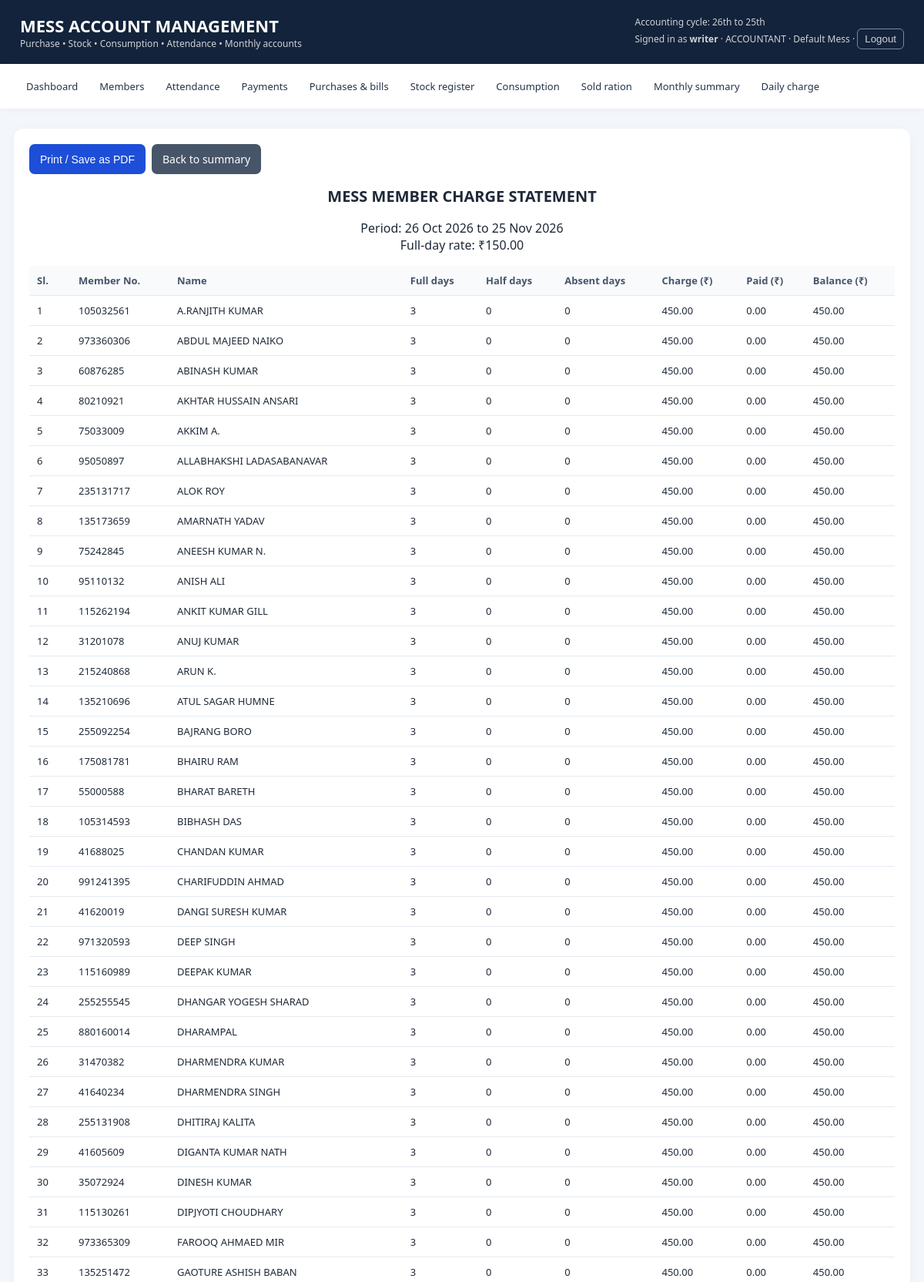
Page /summary/print/ (signed in, upper part) on the committed database.
### mess/models.py (models this page shows, shortened)
class UserMessAccess(models.Model):
    CO = "CO"
    OC = "OC"
    ACCOUNTANT = "ACCOUNTANT"
    ROLE_CHOICES = [
        (CO, "Commanding Officer (CO) – dashboards of assigned messes"),
        (OC, "Officer Commanding (OC) – dashboard of one assigned mess"),
        (ACCOUNTANT, "Accountant – full access to one assigned mess"),
    ]
    user = models.ForeignKey(settings.AUTH_USER_MODEL, on_delete=models.CASCADE, related_name="mess_accesses")
    mess = models.ForeignKey(Mess, on_delete=models.CASCADE, related_name="user_accesses")
    role = models.CharField(max_length=20, choices=ROLE_CHOICES)
    class Meta:
        constraints = [models.UniqueConstraint(fields=["user", "mess"], name="uniq_user_mess_access")]
        ordering = ["user__username", "mess__name"]

class Mess(models.Model):
    name = models.CharField(max_length=150, unique=True)
    code = models.CharField(max_length=30, unique=True, blank=True)
    address = models.TextField(blank=True)
    is_active = models.BooleanField(default=True)
    created_at = models.DateTimeField(auto_now_add=True)

class TenantModel(models.Model):
    mess = models.ForeignKey(Mess, on_delete=models.PROTECT, related_name="%(class)s_records")
    objects = TenantManager()
    all_objects = models.Manager()
    class Meta:
        abstract = True

class MessSetting(TenantModel):
    full_daily_charge = models.DecimalField(max_digits=9, decimal_places=2, default=0, help_text="Full-day charge per member")
    updated_at = models.DateTimeField(auto_now=True)
    @classmethod
    def current(cls):
        active_id = get_active_mess_id()
        if active_id:
            obj, _ = cls.objects.get_or_create(mess_id=active_id, defaults={"full_daily_charge": 0})
            return obj
        return cls.objects.order_by("mess_id").first() or cls(full_daily_charge=0)

class Member(TenantModel):
    member_no = models.CharField(max_length=30)
    name = models.CharField(max_length=150)
    designation = models.CharField(max_length=100, blank=True)
    active = models.BooleanField(default=True)
    joined_on = models.DateField(default=timezone.localdate)
    class Meta:
        ordering = ["name"]
        constraints = [models.UniqueConstraint(fields=["mess", "member_no"], name="uniq_member_no_per_mess")]

### mess/views.py (the view)
# urls.py: path("summary/", login_required(views.monthly_summary), name="monthly_summary"), path("summary/print/", login_required(views.print_charges), name="print_charges"),
def print_charges(request):
    today=timezone.localdate(); default_start,default_end=cycle_dates(today)
    try: start=date.fromisoformat(request.GET.get("start",default_start.isoformat())); end=date.fromisoformat(request.GET.get("end",default_end.isoformat()))
    except ValueError: start,end=default_start,default_end
    rows=[]
    for member in Member.objects.filter(active=True):
        attendances=Attendance.objects.filter(member=member,date__range=(start,end))
        full=attendances.filter(status="FULL").count(); half=attendances.filter(status="HALF").count(); absent=attendances.filter(status="ABSENT").count()
        charge=sum((a.charge for a in attendances),Decimal("0")); paid=Payment.objects.filter(member=member,date__range=(start,end)).aggregate(v=Sum("amount"))["v"] or Decimal("0")
        rows.append({"member":member,"full":full,"half":half,"absent":absent,"charge":charge,"paid":paid,"balance":charge-paid})
    return render(request,"mess/charges_print.html",{"rows":rows,"start":start,"end":end,"setting":MessSetting.current()})

### mess/models.py (called while the page is built)
def set_tenant_context(scope, active_mess_id=None):
    return (_tenant_scope.set(scope), _active_mess_id.set(active_mess_id))

def reset_tenant_context(tokens):
    _tenant_scope.reset(tokens[0])
    _active_mess_id.reset(tokens[1])

def get_active_mess_id():
    return _active_mess_id.get()

    def get_queryset(self):
        qs = super().get_queryset()
        scope = _tenant_scope.get()
        if scope is not None:
            return qs.filter(mess_id__in=scope)
        return qs

    @property
    def charge(self):
        if self.status == "FULL": return self.daily_charge
        if self.status == "HALF": return self.daily_charge / Decimal('2')
        return Decimal('0')

### mess/views.py (called while the page is built)
def cycle_dates(value):
    if value.day >= 26:
        start = value.replace(day=26)
        next_month = (value.replace(day=28) + timedelta(days=4)).replace(day=1)
        end = next_month.replace(day=25)
    else:
        prev_month_last = value.replace(day=1) - timedelta(days=1)
        start = prev_month_last.replace(day=26)
        end = value.replace(day=25)
    return start, end

### mess/templates/mess/charges_print.html
{% extends 'mess/base.html' %}{% block title %}Member Charges | Print{% endblock %}{% block content %}<div class="panel"><div class="no-print actions"><button class="btn" onclick="window.print()">Print / Save as PDF</button><a class="btn secondary" href="/summary/">Back to summary</a></div><h2 style="text-align:center">MESS MEMBER CHARGE STATEMENT</h2><p style="text-align:center">Period: {{ start|date:'d M Y' }} to {{ end|date:'d M Y' }}<br>Full-day rate: ₹{{ setting.full_daily_charge }}</p><div class="table-wrap"><table><tr><th>Sl.</th><th>Member No.</th><th>Name</th><th>Full days</th><th>Half days</th><th>Absent days</th><th>Charge (₹)</th><th>Paid (₹)</th><th>Balance (₹)</th></tr>{% for r in rows %}<tr><td>{{ forloop.counter }}</td><td>{{ r.member.member_no }}</td><td>{{ r.member.name }}</td><td>{{ r.full }}</td><td>{{ r.half }}</td><td>{{ r.absent }}</td><td>{{ r.charge|floatformat:2 }}</td><td>{{ r.paid|floatformat:2 }}</td><td>{{ r.balance|floatformat:2 }}</td></tr>{% endfor %}</table></div><p style="margin-top:50px">Prepared by: ____________________ <span style="float:right">Approved by: ____________________</span></p></div>{% endblock %}

### mess/templates/mess/base.html (shortened to what this page needs)
<!doctype html><html lang="en"><head><meta charset="utf-8"><meta name="viewport" content="width=device-width, initial-scale=1"><title>{% block title %}Mess Accounts{% endblock %}</title></head><body><header><div><h1>MESS ACCOUNT MANAGEMENT</h1><div class="sub">Purchase • Stock • Consumption • Attendance • Monthly accounts</div></div><div class="sub">Accounting cycle: 26th to 25th<br>{% if request.user.is_authenticated %}Signed in as <strong>{{ request.user.username }}</strong>{% if request.mess_role %} · {{ request.mess_role }}{% endif %}{% if request.active_mess %} · {{ request.active_mess.name }}{% endif %} · <form method="post" action="{% url 'logout' %}" style="display:inline">{% csrf_token %}<button type="submit" style="background:transparent;color:white;border:1px solid #94a3b8;border-radius:6px;padding:5px 9px;cursor:pointer">Logout</button></form>{% endif %}</div></header><nav><a href="/">Dashboard</a>{% if request.mess_role == "ACCOUNTANT" or request.mess_role == "SUPERUSER" %}<a href="/members/">Members</a><a href="/attendance/">Attendance</a><a href="/payments/">Payments</a><a href="/purchases/">Purchases & bills</a><a href="/stock/">Stock register</a><a href="/consumption/">Consumption</a><a href="/sold-ration/">Sold ration</a><a href="/summary/">Monthly summary</a><a href="/settings/">Daily charge</a>{% endif %}{% if request.user.is_superuser %}<a href="/admin/">Admin / User mapping</a>{% endif %}</nav>
<main>{% if messages %}<ul class="messages">{% for message in messages %}<li>{{ message }}</li>{% endfor %}</ul>{% endif %}{% block content %}{% endblock %}</main></body></html>

### mess/templates/mess/base.html (style rules this page uses)
:root { --navy:#13233b;--blue:#1d4ed8;--bg:#f3f6fb;--text:#1f2937 }
* { box-sizing:border-box }
body { margin:0;font-family:Segoe UI,Arial,sans-serif;background:var(--bg);color:var(--text) }
header { background:var(--navy);color:white;padding:18px 26px;display:flex;justify-content:space-between;align-items:center;gap:12px;flex-wrap:wrap }
header h1 { margin:0;font-size:22px }
.sub { font-size:12px;opacity:.8 }
nav { background:#fff;padding:12px 24px;display:flex;gap:8px;flex-wrap:wrap;box-shadow:0 2px 8px #0000000a }
nav a { color:#243449;text-decoration:none;padding:8px 10px;border-radius:7px;font-size:13px }
main { max-width:1200px;margin:26px auto;padding:0 18px }
.panel,.metric { background:white;border-radius:12px;padding:20px;box-shadow:0 3px 14px #12233b0a;margin-bottom:18px }
h2 { margin-top:0;font-size:20px }
table { border-collapse:collapse;width:100%;background:#fff }
th,td { text-align:left;padding:10px;border-bottom:1px solid #e5eaf1;font-size:13px }
th { background:#f8fafc;color:#475569 }
.table-wrap { overflow:auto }
.btn { display:inline-block;background:var(--blue);color:white;border:0;border-radius:7px;padding:10px 14px;text-decoration:none;cursor:pointer;font-size:14px }
.btn.secondary { background:#475569 }
.actions { display:flex;gap:8px;flex-wrap:wrap;margin-bottom:15px }

### rows in the picture
UserMessAccess: mess_role "ACCOUNTANT"
Mess: active_mess.name "Default Mess"
MessSetting: full_daily_charge "150.00"
Member: member.member_no "105032561", member.name "A.RANJITH KUMAR", full "3", half "0", absent "0", charge "450.00", paid "0.00", balance "450.00"
Member: member.member_no "973360306", member.name "ABDUL MAJEED NAIKO", full "3", half "0", absent "0", charge "450.00", paid "0.00", balance "450.00"
Member: member.member_no "60876285", member.name "ABINASH KUMAR", full "3", half "0", absent "0", charge "450.00", paid "0.00", balance "450.00"
Member: member.member_no "80210921", member.name "AKHTAR HUSSAIN ANSARI", full "3", half "0", absent "0", charge "450.00", paid "0.00", balance "450.00"
Member: member.member_no "75033009", member.name "AKKIM A.", full "3", half "0", absent "0", charge "450.00", paid "0.00", balance "450.00"
Member: member.member_no "95050897", member.name "ALLABHAKSHI LADASABANAVAR", full "3", half "0", absent "0", charge "450.00", paid "0.00", balance "450.00"
Member: member.member_no "235131717", member.name "ALOK ROY", full "3", half "0", absent "0", charge "450.00", paid "0.00", balance "450.00"
Member: member.member_no "135173659", member.name "AMARNATH YADAV", full "3", half "0", absent "0", charge "450.00", paid "0.00", balance "450.00"
Member: member.member_no "75242845", member.name "ANEESH KUMAR N.", full "3", half "0", absent "0", charge "450.00", paid "0.00", balance "450.00"
Member: member.member_no "95110132", member.name "ANISH ALI", full "3", half "0", absent "0", charge "450.00", paid "0.00", balance "450.00"
Member: member.member_no "115262194", member.name "ANKIT KUMAR GILL", full "3", half "0", absent "0", charge "450.00", paid "0.00", balance "450.00"
Member: member.member_no "31201078", member.name "ANUJ KUMAR", full "3", half "0", absent "0", charge "450.00", paid "0.00", balance "450.00"
Member: member.member_no "215240868", member.name "ARUN K.", full "3", half "0", absent "0", charge "450.00", paid "0.00", balance "450.00"
Member: member.member_no "135210696", member.name "ATUL SAGAR HUMNE", full "3", half "0", absent "0", charge "450.00", paid "0.00", balance "450.00"
Member: member.member_no "255092254", member.name "BAJRANG BORO", full "3", half "0", absent "0", charge "450.00", paid "0.00", balance "450.00"
Member: member.member_no "175081781", member.name "BHAIRU RAM", full "3", half "0", absent "0", charge "450.00", paid "0.00", balance "450.00"
Member: member.member_no "55000588", member.name "BHARAT BARETH", full "3", half "0", absent "0", charge "450.00", paid "0.00", balance "450.00"
Member: member.member_no "105314593", member.name "BIBHASH DAS", full "3", half "0", absent "0", charge "450.00", paid "0.00", balance "450.00"
Member: member.member_no "41688025", member.name "CHANDAN KUMAR", full "3", half "0", absent "0", charge "450.00", paid "0.00", balance "450.00"
Member: member.member_no "991241395", member.name "CHARIFUDDIN AHMAD", full "3", half "0", absent "0", charge "450.00", paid "0.00", balance "450.00"
Member: member.member_no "41620019", member.name "DANGI SURESH KUMAR", full "3", half "0", absent "0", charge "450.00", paid "0.00", balance "450.00"
Member: member.member_no "971320593", member.name "DEEP SINGH", full "3", half "0", absent "0", charge "450.00", paid "0.00", balance "450.00"
Member: member.member_no "115160989", member.name "DEEPAK KUMAR", full "3", half "0", absent "0", charge "450.00", paid "0.00", balance "450.00"
Member: member.member_no "255255545", member.name "DHANGAR YOGESH SHARAD", full "3", half "0", absent "0", charge "450.00", paid "0.00", balance "450.00"
Member: member.member_no "880160014", member.name "DHARAMPAL", full "3", half "0", absent "0", charge "450.00", paid "0.00", balance "450.00"
Member: member.member_no "31470382", member.name "DHARMENDRA KUMAR", full "3", half "0", absent "0", charge "450.00", paid "0.00", balance "450.00"
Member: member.member_no "41640234", member.name "DHARMENDRA SINGH", full "3", half "0", absent "0", charge "450.00", paid "0.00", balance "450.00"
Member: member.member_no "255131908", member.name "DHITIRAJ KALITA", full "3", half "0", absent "0", charge "450.00", paid "0.00", balance "450.00"
Member: member.member_no "41605609", member.name "DIGANTA KUMAR NATH", full "3", half "0", absent "0", charge "450.00", paid "0.00", balance "450.00"
Member: member.member_no "35072924", member.name "DINESH KUMAR", full "3", half "0", absent "0", charge "450.00", paid "0.00", balance "450.00"
Member: member.member_no "115130261", member.name "DIPJYOTI CHOUDHARY", full "3", half "0", absent "0", charge "450.00", paid "0.00", balance "450.00"
Member: member.member_no "973365309", member.name "FAROOQ AHMAED MIR", full "3", half "0", absent "0", charge "450.00", paid "0.00", balance "450.00"
Member: member.member_no "135251472", member.name "GAOTURE ASHISH BABAN", full "3", half "0", absent "0", charge "450.00", paid "0.00", balance "450.00"

### other values in the picture
{{ request.user.username }} "writer"
{{ start|date:'d M Y' }} "26 Oct 2026"
{{ end|date:'d M Y' }} "25 Nov 2026"
